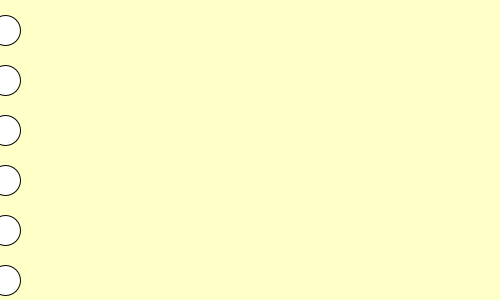
Frame 1 (no input)
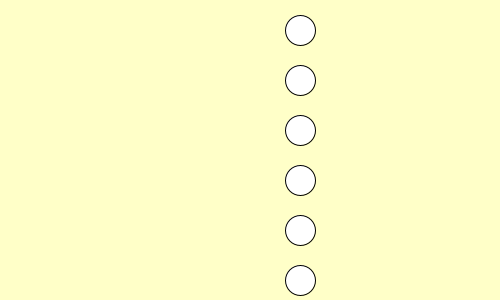
Frame 60 (the mouse pressed at the canvas centre just before this capture)
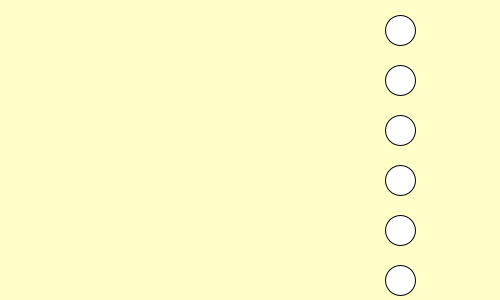
Frame 120 (the mouse held since frame 60 and released just before this capture)

The Processing sketch that drew these frames (run headless with seeded random() and noise(); from frame 60 on, the mouse is pressed at the canvas centre):

// Processing sketch: week13_2_animated_background_moving
// ── week13_2_animated_background_moving.pde
//week13_2_animated_background_moving
void setup() {
  size(500, 300);
}
void draw() {
  background(255, 255, 200);
  float x = (frameCount*5%1000);
  if (x>500) x =1000-x;
  for (int y=30; y<300; y+=50) {
    ellipse(x, y, 30, 30);
  }
}
